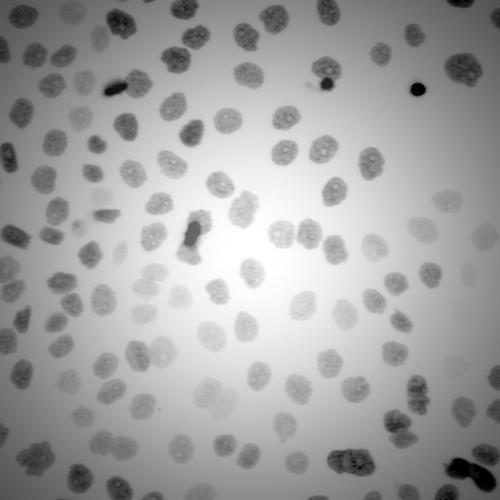
#> input picture assignment01/images/Nuclei.png, 500 x 500 px
$ jupyter execute assignment_nuclei.ipynb
#> lines starting #> are read from the running program, lines starting #| are printed output that depends on the picture
[cell 1]
import cv2
import numpy as np
import matplotlib.pyplot as plt

[cell 2]
img_path = 'images/Nuclei.png'

I = cv2.imread(img_path, cv2.IMREAD_GRAYSCALE)
#> I is the input picture: shape (500, 500); min 0, max 255, mean 161.5
N = 15
M = 1

[cell 3]
def filter(I, N, filter_type = 'min'):
    assert N % 2 != 0

    X = np.zeros(I.shape)
    h, w = I.shape

    m = int(N/2)
    for i in range(h - m):
        for j in range(w - m):
            if filter_type == 'min':
                X[i+m][j+m] = np.min(I[i:i+N, j:j+N])
            elif filter_type == 'max':
                X[i+m][j+m] = np.max(I[i:i+N, j:j+N])

    return X

def subtract(A, B, M):
    assert A.shape == B.shape

    X = np.zeros(A.shape)
    h, w = I.shape
    for i in range(h):
        for j in range(w):
            if M == 0:
                X[i][j] = A[i][j] - B[i][j]
            elif M == 1:
                X[i][j] = A[i][j] - B[i][j] + 255

    return X

[cell 4]
if M == 0:
    A = filter(I, N, 'min')
    B = filter(A, N, 'max')
elif M == 1:
    A = filter(I, N, 'max')
#> after the loop in filter, `for i in range(h - m):`:
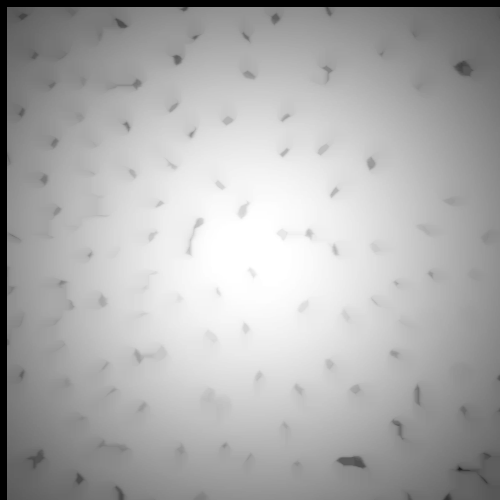
#> X: shape (500, 500) float64; min 0, max 255, mean 173.4
    B = filter(A, N, 'min')
#> call 2 of filter, with N = 15, filter_type = 'min'
#> after the loop in filter (call 2), `for i in range(h - m):`:
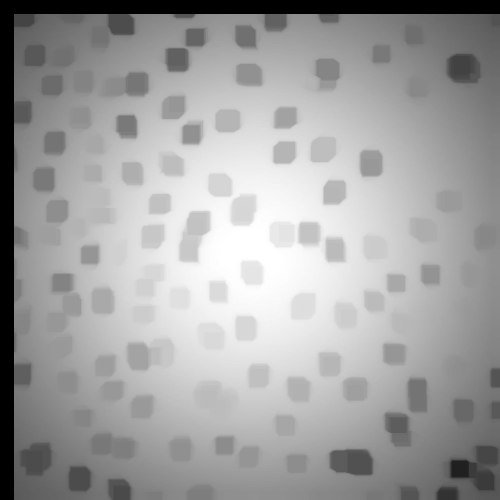
#> X: shape (500, 500) float64; min 0, max 255, mean 160.4

O = subtract(I, B, M)
#> after the loop in subtract, `for i in range(h):`:
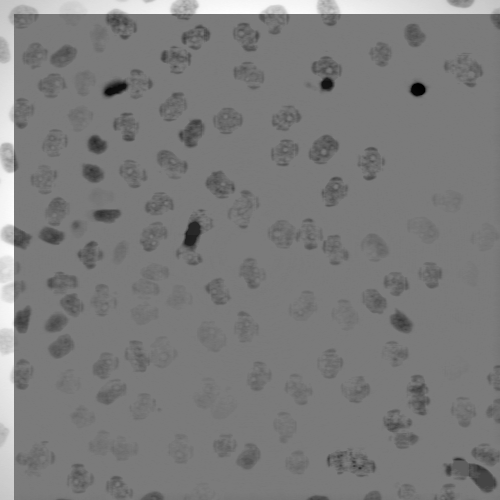
#> X: shape (500, 500) float64; min 119, max 400, mean 256; drawn with min black and max white
